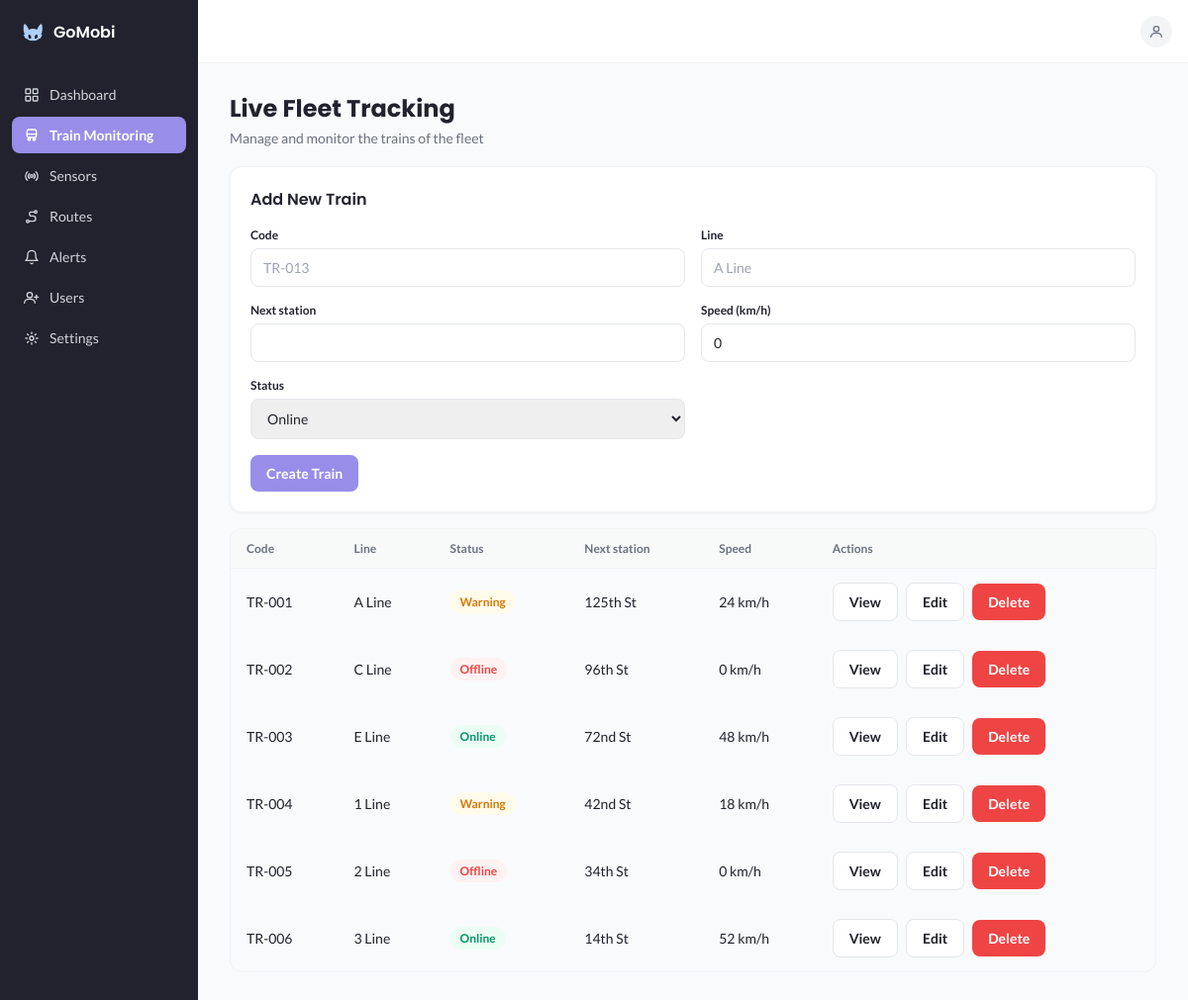
The app's page /trens.php (signed in) with its own data.
### tables this page shows
CREATE TABLE IF NOT EXISTS trem (
  id              INT UNSIGNED NOT NULL AUTO_INCREMENT,
  codigo          VARCHAR(20)  NOT NULL,
  linha           VARCHAR(50)  NOT NULL,
  status          ENUM('Online','Warning','Offline') NOT NULL DEFAULT 'Online',
  proxima_estacao VARCHAR(80)  NOT NULL DEFAULT '',
  velocidade      SMALLINT UNSIGNED NOT NULL DEFAULT 0,
  PRIMARY KEY (id),
  UNIQUE KEY uq_trem_codigo (codigo)
);

### includes/permissao.php (called while the page is built, shortened)
<?php
function pode_editar(string $pagina, string $papel): bool
{
    return in_array($papel, EDICAO[$pagina] ?? [], true);
}

### includes/proteger.php (called while the page is built, shortened)
<?php
if (!function_exists('h')) {
    function h($texto): string
    {
        return htmlspecialchars((string) $texto, ENT_QUOTES, 'UTF-8');
    }
}
require_once __DIR__ . '/permissao.php';

### trens.php (the view, shortened to what this page needs)
<?php
require_once __DIR__ . '/includes/proteger.php';
require __DIR__ . '/config/conexao.php';
$pode = pode_editar('trains', $_SESSION['papel']);
$f = ['id' => 0, 'codigo' => '', 'linha' => '', 'status' => 'Online', 'proxima_estacao' => '', 'velocidade' => 0];
$trens = [];
$res = $conexao->query('SELECT id, codigo, linha, status, proxima_estacao, velocidade FROM trem ORDER BY codigo');
if ($res) { while ($l = $res->fetch_assoc()) { $trens[] = $l; } $res->free(); }
require __DIR__ . '/includes/layout_inicio.php';
?>
        <h1 class="page-title">Live Fleet Tracking</h1>
        <p class="page-subtitle">Manage and monitor the trains of the fleet</p>
<?php if ($pode): ?>
        <div class="card add-sensor-form">
          <div class="add-sensor-form-header"><h3><?= $f['id'] > 0 ? 'Edit Train' : 'Add New Train' ?></h3></div>
          <form class="form-grid" method="post" action="trens.php">
            <div class="field"><label for="codigo">Code</label><input type="text" id="codigo" name="codigo" maxlength="20" placeholder="TR-013" required value="<?= h($f['codigo']) ?>"></div>
            <div class="field"><label for="linha">Line</label><input type="text" id="linha" name="linha" maxlength="50" placeholder="A Line" required value="<?= h($f['linha']) ?>"></div>
            <div class="field"><label for="proxima_estacao">Next station</label><input type="text" id="proxima_estacao" name="proxima_estacao" maxlength="80" value="<?= h($f['proxima_estacao']) ?>"></div>
            <div class="field"><label for="velocidade">Speed (km/h)</label><input type="number" id="velocidade" name="velocidade" min="0" max="400" value="<?= (int) $f['velocidade'] ?>"></div>
            <div class="field"><label for="status">Status</label>
              <select id="status" name="status">
<?php foreach (STATUS_LISTA as $s): ?>
                <option<?= $f['status'] === $s ? ' selected' : '' ?>><?= h($s) ?></option>
<?php endforeach; ?>
              </select></div>
            <div class="form-actions" style="grid-column: 1 / -1;">
              <button type="submit" class="btn btn-primary"><?= $f['id'] > 0 ? 'Save Changes' : 'Create Train' ?></button>
            </div>
          </form>
        </div>
<?php endif; ?>
        <div class="table-wrap">
          <table>
            <thead><tr><th>Code</th><th>Line</th><th>Status</th><th>Next station</th><th>Speed</th><th>Actions</th></tr></thead>
            <tbody>
<?php if (!$trens): ?>
              <tr><td colspan="6">No trains registered.</td></tr>
<?php else: foreach ($trens as $t): ?>
              <tr>
                <td><a href="trem.php?id=<?= (int) $t['id'] ?>"><?= h($t['codigo']) ?></a></td>
                <td><?= h($t['linha']) ?></td>
                <td><span class="badge badge-<?= h(strtolower($t['status'])) ?>"><?= h($t['status']) ?></span></td>
                <td><?= h($t['proxima_estacao']) ?></td>
                <td><?= (int) $t['velocidade'] ?> km/h</td>
                <td class="table-actions">
                  <a class="btn btn-secondary" href="trem.php?id=<?= (int) $t['id'] ?>">View</a>
<?php if ($pode): ?>
                  <a class="btn btn-secondary" href="trens.php?editar=<?= (int) $t['id'] ?>">Edit</a>
                  <form method="post" action="trens.php" style="display:inline" onsubmit="return confirm('Excluir este trem? Os sensores dele ficam sem trem.');">
                    <button type="submit" class="btn btn-danger">Delete</button>
                  </form>
<?php endif; ?>
                </td>
              </tr>
<?php endforeach; endif; ?>
            </tbody>
          </table>
        </div>
<?php require __DIR__ . '/includes/layout_fim.php'; ?>

### assets/css/style.css (style rules this page uses)
:root { --azul-claro: #acd1fd; --roxo-claro: #988ee9; --roxo-hover: #847ade; --azul-escuro: #21222d; --branco: #ffffff; --cinza-fundo: #f9fafb; --cinza-borda: #e5e7eb; --cinza-texto: #6b7280; --vermelho: #ef4444; --verde: #10b981; --amarelo: #f59e0b; }
* { box-sizing: border-box; margin: 0; padding: 0; }
body { font-family: 'Lato', sans-serif; color: var(--azul-escuro); background-color: var(--branco); -webkit-font-smoothing: antialiased; }
h1, h2, h3, h4 { font-family: 'Poppins', sans-serif; }
a { text-decoration: none; color: inherit; }
button { font-family: 'Lato', sans-serif; cursor: pointer; border: none; background: none; }
input, select { font-family: 'Lato', sans-serif; }
.field { width: 100%; }
.field label { display: block; margin-bottom: 6px; font-size: 12px; font-weight: 600; color: var(--azul-escuro); }
.field input, .field select { width: 100%; padding: 10px 12px; font-size: 14px; color: var(--azul-escuro); border: 1px solid var(--cinza-borda); border-radius: 8px; outline: none; transition: border-color 0.15s; }
.field input::placeholder { color: #9ca3af; }
.btn { display: inline-flex; align-items: center; justify-content: center; gap: 6px; padding: 10px 16px; font-size: 14px; font-weight: 600; border-radius: 8px; transition: background-color 0.15s; }
.btn-primary { background-color: var(--roxo-claro); color: var(--branco); }
.btn-secondary { background-color: var(--branco); color: var(--azul-escuro); border: 1px solid var(--cinza-borda); }
.btn-danger { background-color: var(--vermelho); color: var(--branco); }
.page-title { font-size: 24px; font-weight: 700; }
.page-subtitle { font-size: 14px; color: var(--cinza-texto); margin-top: 4px; }
.card { background-color: var(--branco); border: 1px solid #f1f2f5; border-radius: 12px; padding: 20px; box-shadow: 0 1px 3px rgba(33, 34, 45, 0.06); }
.badge { display: inline-flex; align-items: center; gap: 6px; padding: 4px 10px; border-radius: 999px; font-size: 12px; font-weight: 600; }
.badge-online, .badge-active { background-color: #ecfdf5; color: #059669; }
.badge-warning, .badge-delayed { background-color: #fffbeb; color: #d97706; }
.badge-offline { background-color: #fef2f2; color: #ef4444; }
.add-sensor-form { margin-top: 20px; }
.add-sensor-form-header { display: flex; align-items: center; justify-content: space-between; margin-bottom: 16px; }
.add-sensor-form-header h3 { font-size: 16px; font-weight: 600; }
.form-grid { display: grid; grid-template-columns: 1fr; gap: 16px; }
.form-grid .form-actions { display: flex; gap: 12px; align-items: center; }
.table-wrap { margin-top: 16px; overflow-x: auto; border: 1px solid #f1f2f5; border-radius: 12px; }
table { width: 100%; min-width: 720px; border-collapse: collapse; text-align: left; }
thead tr { border-bottom: 1px solid #f1f2f5; background-color: #f9fafb99; }
th { padding: 12px 16px; font-size: 12px; font-weight: 600; color: var(--cinza-texto); white-space: nowrap; }
tbody tr { border-bottom: 1px solid #f9fafb; }
tbody tr:last-child { border-bottom: none; }
td { padding: 14px 16px; font-size: 14px; white-space: nowrap; }
.table-actions { display: flex; align-items: center; gap: 8px; }
@media (min-width: 768px) { .form-grid { grid-template-columns: 1fr 1fr; } }

### records on screen
trem: codigo "TR-001", linha "A Line", status "Warning", proxima_estacao "125th St", velocidade "24"
trem: codigo "TR-002", linha "C Line", status "Offline", proxima_estacao "96th St", velocidade "0"
trem: codigo "TR-003", linha "E Line", status "Online", proxima_estacao "72nd St", velocidade "48"
trem: codigo "TR-004", linha "1 Line", status "Warning", proxima_estacao "42nd St", velocidade "18"
trem: codigo "TR-005", linha "2 Line", status "Offline", proxima_estacao "34th St", velocidade "0"
trem: codigo "TR-006", linha "3 Line", status "Online", proxima_estacao "14th St", velocidade "52"

### other values on screen
$item['rotulo'] "Dashboard"
$item['rotulo'] "Train Monitoring"
$item['rotulo'] "Sensors"
$item['rotulo'] "Routes"
$item['rotulo'] "Alerts"
$item['rotulo'] "Users"
$item['rotulo'] "Settings"
form field status "Online"
